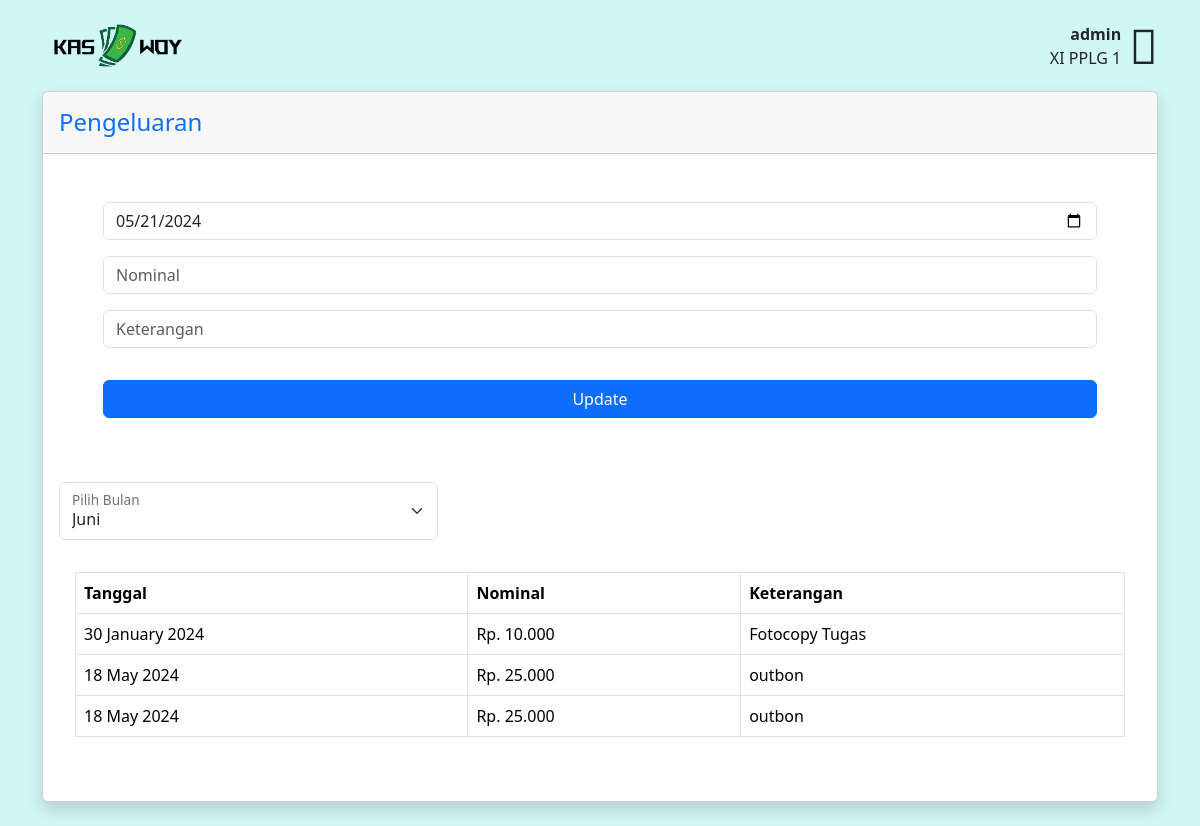
/public/home/pengeluaran (signed in), run on the app's committed database.
### tables this page shows
CREATE TABLE `pengeluaran` (
  `id` int NOT NULL,
  `tanggal` date NOT NULL,
  `nominal` int NOT NULL,
  `keterangan` varchar(20) NOT NULL
);

### app/core/Controller.php (called while the page is built, shortened)
<?php
class Controller
{
    public function view($view, $data = [])
    {
        require_once("../app/view/" . $view . ".php");
    }
    public function model($model)
    {
        return new $model;
    }
}

### app/controllers/Home.php (called while the page is built, shortened)
<?php
class Home extends Controller{
    public function pengeluaran(){
        $data['title'] = 'Pengeluaran | KasWoy';
        $data['add'] = $this->model('Pembukuan_model')->addPengeluaran();
        $data['get'] = $this->model('Pembukuan_model')->getPengeluaran();
        $this->view("home/pengluaran", $data);
    }
}

### app/core/App.php (called while the page is built, shortened)
<?php
class App
{
    protected $method ="index";
    protected $param = [];
    public function __construct()
    {
        $url = $this->parseURL();
        if (!empty($url) && file_exists("../app/controllers/". $url[0].".php")) {
            unset($url[0]);
        }
        $this->controller = new $this->controller;
        if (isset($url[1])) {
            if (method_exists($this->controller,$url[1])) {
                $this->method = $url[1];
            }
        }
        call_user_func_array([$this->controller, $this->method],$this->param);
    }
    public function parseURL(){
        if (isset($_GET["url"])) {
            $url = rtrim($_GET["url"], "/") ;
            $url = filter_var($url, FILTER_SANITIZE_URL);
            $url = explode('/', $url);
            return $url;
        }
    }
}

### public/index.php (called while the page is built, shortened)
<?php
$app = new App();

### app/core/Database.php (called while the page is built, shortened)
<?php
class Database{
    private $host = DB_HOST;
    private $user = DB_USER;
    private $pass = DB_PASS;
    private $database = DB_NAME;
    private $dbh;
    private $stmt;
    public function __construct()
    {
        $dsn = 'mysql:host='. $this->host. ';dbname='. $this->database;
        try {
            $this -> dbh = new PDO($dsn, $this->user, $this->pass);
        } catch (PDOException $e) {
            die($e->getMessage());
        }
    }
    public function query($sql) {
        $this->stmt = $this->dbh->prepare($sql);
    }
    public function execute(){
        $this->stmt->execute();
    }
    public function resultSet(){
        $this->execute();
        return $this->stmt->fetchAll(PDO::FETCH_ASSOC);
    }
}

### app/model/Pembukuan_model.php (called while the page is built, shortened)
<?php
class Pembukuan_model
{
    private $db;
    public function __construct()
    {
        $this->db = new Database();
    }
    public function getPengeluaran()
    {
        $this->db->query("SELECT * FROM pengeluaran");
        return $this->db->resultSet();
    }
}

### app/view/home/pengluaran.php (the view, shortened to what this page needs)
<body>
    <nav class="navbar navbar-lg navbar-light">
        <div class="container d-flex justify-content-between align-items-center">
            <a class=" ms-0" href="../">
                <img class="logo" src="../../public/image/kaswoy1.png" alt="kaswoy1" style="width: 150px;">
            </a>
            <div class="d-flex align-items-center">
                <div class="text-end me-2">
                    <p class="m-0"><b><?= $_SESSION['username'] ?></b></p>
                    <p class="m-0">XI PPLG 1</p>
                </div>
                <i class="fas fa-user fa-3x"></i>
            </div>
        </div>
    </nav>
    <div class="container">
        <div class="card shadow mb-4">
            <div class="card-header py-3">
                <h4 class="m-0 font-weight-bold text-primary">Pengeluaran</h4>
            </div>
            <div class="container-fluid">
                <div class="p-5 m-0">
                    <form method="POST" action="pengeluaran" class="user">
                        <div class="form-group pb-3 ">
                            <input type="date" name="tanggal" class="form-control form-control-user" value="<?= date('Y-m-d'); ?>" id="exampleInputEmail" placeholder="">
                        </div>
                        <div class="form-group pb-3 ">
                            <input type="text" name="nominal" class="form-control form-control-user" id="exampleInputEmail" placeholder="Nominal">
                        </div>
                        <div class="form-group pb-3 ">
                            <input type="text" name="keterangan" class="form-control form-control-user" id="exampleInputEmail" placeholder="Keterangan">
                        </div>
                        <div class="d-grid gap-5 pt-3">
                            <button class="btn btn-primary" type="submit">Update</button>
                        </div>
                    </form>
                </div>
            </div>
            <div class="table p-3" style="background-color: #fff;">
                <div class="form-floating mb-3" style="max-width: 35%;">
                    <select class="form-select" id="floatingSelect" aria-label="Floating label select example">
                        <?php
                        $bulan = array(
                            1 => "Januari",
                            2 => "Februari",
                            3 => "Maret",
                            4 => "April",
                            5 => "Mei",
                            6 => "Juni",
                            7 => "Juli",
                            8 => "Agustus",
                            9 => "September",
                            10 => "Oktober",
                            11 => "November",
                            12 => "Desember"
                        );
                        for ($i = 1; $i <= 12; $i++) {
                            echo '<option';
                            if (date('n') == $i) {
                                echo ' selected';
                            }
                            echo ' value="' . $i . '">' . $bulan[$i] . '</option>';
                        }
                        ?>
                    </select>
                    <label for="floatingSelect">Pilih Bulan</label>
                </div>
                <div class="card-body">
                    <div class="table-responsive">
                        <table class="table table-bordered" id="dataTable" width="100%" cellspacing="0">
                            <thead>
                                <tr>
                                    <th>Tanggal</th>
                                    <th>Nominal</th>
                                    <th>Keterangan</th>
                                </tr>
                            </thead>
                            <tbody>
                                <?php foreach ($data['get'] as $out) : ?>
                                    <tr>
                                        <td><?= date('d F Y', strtotime($out['tanggal'])) ?></td>
                                        <td><?= 'Rp. '. number_format($out['nominal'], 0, ',', '.') ?></td>
                                        <td><?= $out['keterangan'] ?></td>
                                    </tr>
                                <?php endforeach ?>
                            </tbody>
                        </table>
                    </div>
                </div>
            </div>
        </div>
    </div>

### app/view/home/pengluaran.php (style rules this page uses)
body { background-color: #D1F6F6; }
.table { border-radius: 10px; }

### data on the page
pengeluaran: tanggal "30 January 2024", nominal "10.000", keterangan "Fotocopy Tugas"
pengeluaran: tanggal "18 May 2024", nominal "25.000", keterangan "outbon"
pengeluaran: tanggal "18 May 2024", nominal "25.000", keterangan "outbon"

### other printed values
$_SESSION['username'] "admin"
form field value "Juni"
